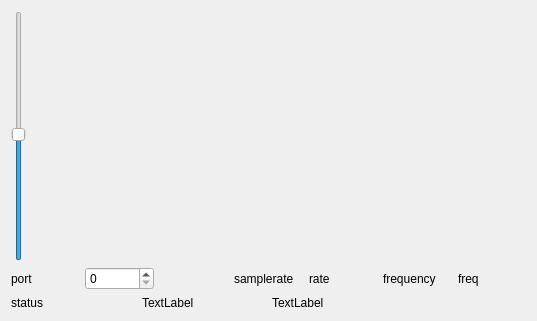
<?xml version="1.0" encoding="UTF-8"?>
<ui version="4.0">
 <class>sdrplayServer</class>
 <widget class="QWidget" name="sdrplayServer">
  <property name="geometry">
   <rect>
    <x>0</x>
    <y>0</y>
    <width>537</width>
    <height>321</height>
   </rect>
  </property>
  <property name="windowTitle">
   <string>sdrplay-server</string>
  </property>
  <layout class="QVBoxLayout" name="verticalLayout">
   <item>
    <layout class="QHBoxLayout" name="horizontalLayout">
     <item>
      <widget class="QSlider" name="spectrumAmplitude">
       <property name="value">
        <number>50</number>
       </property>
       <property name="orientation">
        <enum>Qt::Orientation::Vertical</enum>
       </property>
      </widget>
     </item>
     <item>
      <widget class="QwtPlot" name="spectrumDisplay">
       <property name="maximumSize">
        <size>
         <width>16777215</width>
         <height>232</height>
        </size>
       </property>
      </widget>
     </item>
    </layout>
   </item>
   <item>
    <layout class="QHBoxLayout" name="horizontalLayout_2">
     <item>
      <widget class="QLabel" name="label_3">
       <property name="text">
        <string>port</string>
       </property>
      </widget>
     </item>
     <item>
      <widget class="QSpinBox" name="portSelector">
       <property name="maximum">
        <number>99999</number>
       </property>
      </widget>
     </item>
     <item>
      <widget class="QLabel" name="label_2">
       <property name="text">
        <string/>
       </property>
      </widget>
     </item>
     <item>
      <widget class="QLabel" name="label_4">
       <property name="text">
        <string>samplerate </string>
       </property>
      </widget>
     </item>
     <item>
      <widget class="QLabel" name="rateLabel">
       <property name="text">
        <string>rate</string>
       </property>
      </widget>
     </item>
     <item>
      <widget class="QLabel" name="label_6">
       <property name="text">
        <string>frequency</string>
       </property>
      </widget>
     </item>
     <item>
      <widget class="QLabel" name="freqLabel">
       <property name="text">
        <string>freq</string>
       </property>
      </widget>
     </item>
    </layout>
   </item>
   <item>
    <layout class="QHBoxLayout" name="horizontalLayout_4">
     <item>
      <layout class="QHBoxLayout" name="horizontalLayout_3">
       <item>
        <widget class="QLabel" name="label">
         <property name="text">
          <string>status</string>
         </property>
        </widget>
       </item>
       <item>
        <widget class="QLabel" name="statusLabel">
         <property name="text">
          <string>TextLabel</string>
         </property>
        </widget>
       </item>
      </layout>
     </item>
     <item>
      <widget class="QLabel" name="commandLabel">
       <property name="text">
        <string>TextLabel</string>
       </property>
      </widget>
     </item>
    </layout>
   </item>
  </layout>
 </widget>
 <customwidgets>
  <customwidget>
   <class>QwtPlot</class>
   <extends>QFrame</extends>
   <header>qwt_plot.h</header>
  </customwidget>
 </customwidgets>
 <resources/>
 <connections/>
</ui>
